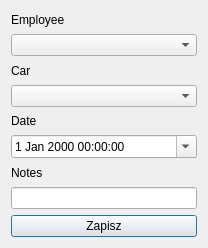
<?xml version="1.0" encoding="UTF-8"?>
<ui version="4.0">
 <class>AddOrderDialog</class>
 <widget class="QDialog" name="AddOrderDialog">
  <property name="geometry">
   <rect>
    <x>0</x>
    <y>0</y>
    <width>208</width>
    <height>248</height>
   </rect>
  </property>
  <property name="windowTitle">
   <string>Dialog</string>
  </property>
  <layout class="QHBoxLayout" name="horizontalLayout">
   <item>
    <layout class="QVBoxLayout" name="verticalLayout">
     <item>
      <widget class="QLabel" name="label">
       <property name="text">
        <string>Employee</string>
       </property>
      </widget>
     </item>
     <item>
      <widget class="QComboBox" name="employeeCombo"/>
     </item>
     <item>
      <widget class="QLabel" name="label_2">
       <property name="text">
        <string>Car</string>
       </property>
      </widget>
     </item>
     <item>
      <widget class="QComboBox" name="vehicleCombo"/>
     </item>
     <item>
      <widget class="QLabel" name="label_4">
       <property name="text">
        <string>Date</string>
       </property>
      </widget>
     </item>
     <item>
      <widget class="QDateTimeEdit" name="startDateEdit">
       <property name="calendarPopup">
        <bool>true</bool>
       </property>
      </widget>
     </item>
     <item>
      <widget class="QLabel" name="label_3">
       <property name="text">
        <string>Notes</string>
       </property>
      </widget>
     </item>
     <item>
      <widget class="QLineEdit" name="noteEdit"/>
     </item>
     <item>
      <widget class="QPushButton" name="saveButton">
       <property name="text">
        <string>Zapisz</string>
       </property>
      </widget>
     </item>
    </layout>
   </item>
  </layout>
 </widget>
 <resources/>
 <connections/>
</ui>
